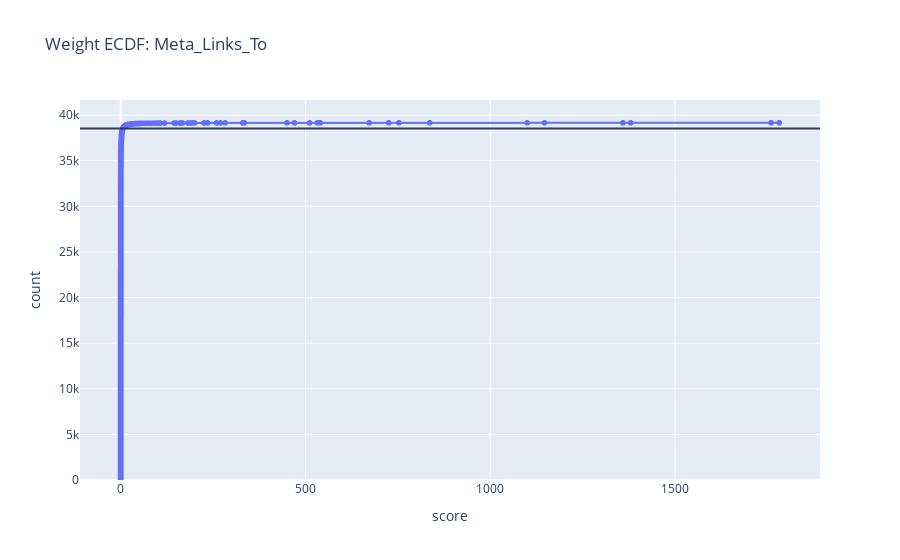

Notebook code for this chart:
### Code cell
squasher.meta_relator.score_ecdf()

### Figure 1 — Plotly figure (JSON) as saved in the notebook; plotly's stock layout.template omitted (floating-point values rounded to 4 significant figures; data arrays with more than 128 entries replaced by an {"elided": "..."} marker saying what was removed)
{"data": [{"hovertemplate": "score=%{x}<br>count=%{y}<extra></extra>", "legendgroup": "", "line": {"dash": "solid", "shape": "hv"}, "marker": {"color": "#636efa", "symbol": "circle"}, "mode": "lines+markers", "name": "", "showlegend": false, "x": {"elided": "39164 float values"}, "xaxis": "x", "y": {"elided": "39164 int values"}, "yaxis": "y", "type": "scattergl"}], "layout": {"xaxis": {"anchor": "y", "domain": [0.0, 1.0], "title": {"text": "score"}}, "yaxis": {"anchor": "x", "domain": [0.0, 1.0], "title": {"text": "count"}, "rangemode": "tozero"}, "legend": {"tracegroupgap": 0}, "title": {"text": "Weight ECDF: Meta_Links_To"}, "shapes": [{"fillcolor": "green", "type": "line", "x0": 0, "x1": 1, "xref": "x domain", "y0": 38537, "y1": 38537, "yref": "y"}]}}
